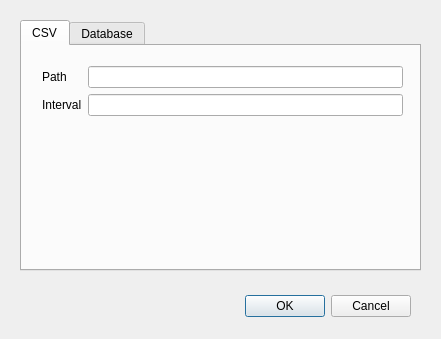
<?xml version="1.0" encoding="UTF-8"?>
<ui version="4.0">
 <class>preferencesDialog</class>
 <widget class="QDialog" name="preferencesDialog">
  <property name="geometry">
   <rect>
    <x>0</x>
    <y>0</y>
    <width>441</width>
    <height>339</height>
   </rect>
  </property>
  <property name="windowTitle">
   <string>Dialog</string>
  </property>
  <widget class="QDialogButtonBox" name="buttonBox">
   <property name="geometry">
    <rect>
     <x>70</x>
     <y>290</y>
     <width>341</width>
     <height>32</height>
    </rect>
   </property>
   <property name="orientation">
    <enum>Qt::Horizontal</enum>
   </property>
   <property name="standardButtons">
    <set>QDialogButtonBox::Cancel|QDialogButtonBox::Ok</set>
   </property>
  </widget>
  <widget class="QTabWidget" name="tabWidget">
   <property name="geometry">
    <rect>
     <x>20</x>
     <y>20</y>
     <width>401</width>
     <height>251</height>
    </rect>
   </property>
   <property name="currentIndex">
    <number>0</number>
   </property>
   <widget class="QWidget" name="tab_csv">
    <attribute name="title">
     <string>CSV</string>
    </attribute>
    <widget class="QWidget" name="gridLayoutWidget_2">
     <property name="geometry">
      <rect>
       <x>20</x>
       <y>20</y>
       <width>361</width>
       <height>191</height>
      </rect>
     </property>
     <layout class="QGridLayout" name="gridLayout_2">
      <item row="1" column="0">
       <widget class="QLabel" name="label_5">
        <property name="text">
         <string>Path</string>
        </property>
       </widget>
      </item>
      <item row="1" column="1">
       <widget class="QLineEdit" name="lineEdit_csv_path"/>
      </item>
      <item row="2" column="0">
       <widget class="QLabel" name="label_8">
        <property name="text">
         <string>Interval</string>
        </property>
       </widget>
      </item>
      <item row="2" column="1">
       <widget class="QLineEdit" name="lineEdit_csv_interval"/>
      </item>
      <item row="3" column="0">
       <spacer name="verticalSpacer">
        <property name="orientation">
         <enum>Qt::Vertical</enum>
        </property>
        <property name="sizeHint" stdset="0">
         <size>
          <width>20</width>
          <height>40</height>
         </size>
        </property>
       </spacer>
      </item>
     </layout>
    </widget>
   </widget>
   <widget class="QWidget" name="tab_db">
    <attribute name="title">
     <string>Database</string>
    </attribute>
    <widget class="QWidget" name="gridLayoutWidget">
     <property name="geometry">
      <rect>
       <x>20</x>
       <y>20</y>
       <width>361</width>
       <height>191</height>
      </rect>
     </property>
     <layout class="QGridLayout" name="gridLayout">
      <item row="1" column="0">
       <widget class="QLabel" name="label">
        <property name="text">
         <string>Host</string>
        </property>
       </widget>
      </item>
      <item row="1" column="1">
       <widget class="QLineEdit" name="lineEdit_db_host"/>
      </item>
      <item row="3" column="0">
       <widget class="QLabel" name="label_2">
        <property name="text">
         <string>User</string>
        </property>
       </widget>
      </item>
      <item row="4" column="0">
       <widget class="QLabel" name="label_3">
        <property name="text">
         <string>Password</string>
        </property>
       </widget>
      </item>
      <item row="2" column="0">
       <widget class="QLabel" name="label_4">
        <property name="text">
         <string>Name</string>
        </property>
       </widget>
      </item>
      <item row="2" column="1">
       <widget class="QLineEdit" name="lineEdit_db_name"/>
      </item>
      <item row="3" column="1">
       <widget class="QLineEdit" name="lineEdit_db_user"/>
      </item>
      <item row="4" column="1">
       <widget class="QLineEdit" name="lineEdit_db_password"/>
      </item>
      <item row="5" column="0">
       <spacer name="verticalSpacer_2">
        <property name="orientation">
         <enum>Qt::Vertical</enum>
        </property>
        <property name="sizeHint" stdset="0">
         <size>
          <width>20</width>
          <height>40</height>
         </size>
        </property>
       </spacer>
      </item>
     </layout>
    </widget>
   </widget>
  </widget>
 </widget>
 <resources/>
 <connections>
  <connection>
   <sender>buttonBox</sender>
   <signal>accepted()</signal>
   <receiver>preferencesDialog</receiver>
   <slot>accept()</slot>
   <hints>
    <hint type="sourcelabel">
     <x>248</x>
     <y>254</y>
    </hint>
    <hint type="destinationlabel">
     <x>157</x>
     <y>274</y>
    </hint>
   </hints>
  </connection>
  <connection>
   <sender>buttonBox</sender>
   <signal>rejected()</signal>
   <receiver>preferencesDialog</receiver>
   <slot>reject()</slot>
   <hints>
    <hint type="sourcelabel">
     <x>316</x>
     <y>260</y>
    </hint>
    <hint type="destinationlabel">
     <x>286</x>
     <y>274</y>
    </hint>
   </hints>
  </connection>
 </connections>
</ui>
